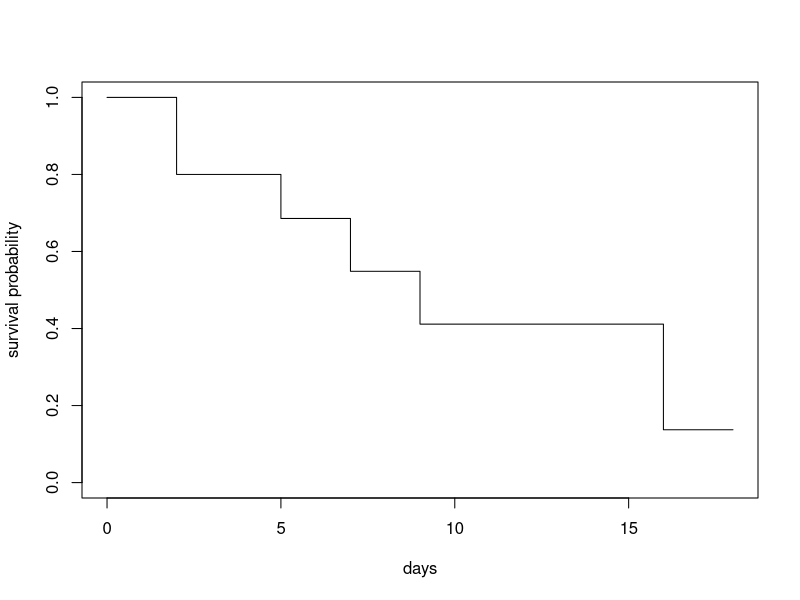

Generate this figure with R: (Note: this script raises an error after producing the figure.)
# Pete Nelson, PhD
# Dept of Water Resources
# lifted w mods 18 April 2023
# from https://statsandr.com/blog/what-is-survival-analysis/
# goal: intro to survival analysis

# simple example -----
# create dataset
dat <- data.frame(
  time = c(3, 5, 7, 2, 18, 16, 2, 9, 16, 5),
  event = c(0, 1, 1, 1, 0, 1, 1, 1, 1, 0)
)

# subject identifies the individuals in the study
# time is the time to event in days
# event is the event status where 0 = censored (eg individual fish survives beyond the study period, sheds the tag or otherwise becomes unavailable) and 1 = event happened (ie individual died and you recovered the tag)

# run Kaplan-Meier estimator with the survfit() and Surv() functions
library(survival)
km <- survfit(Surv(time, event) ~ 1, data = dat)
summary(km)
plot(km,
     xlab = "days",
     ylab = "survival probability",
     conf.int = FALSE)

# alt set of functions
library(survminer)
ggsurvplot(km,
           conf.int = FALSE,
           legend = "none")
# add median survival to the plot
ggsurvplot(km,
           conf.int = FALSE,
           surv.median.line = "hv",
           legend = "none") +
  labs(title = "Delta smelt survival",
       x = "days",
       y = "survival probabilty")

# bigger dataset -----
library(KMsurv)
data(tongue)
library(tidyverse)

# type is tumor DNA profile (1 = aneuploid tumor, 2 = diploid tumor)
# time is time to death or on-study time (in weeks)
# delta is the death indicator (0 = alive, 1 = dead)

anaploid <- tongue %>% filter(type == "1") 
  
fit <- survfit(Surv(time, delta) ~ 1,
          data = anaploid,
          conf.type = "log-log")
fit
ggsurvplot(fit,
           surv.median.line = "hv",
           legend = "none") +
  labs(title = "patient survival",
       x = "time (weeks)",
       y = "survival probability")

# comparing 2 groups -----
dat <- data.frame(
  group = c(rep(1, 6), rep(2, 6)),
  time = c(4.1, 7.8, 10, 10, 12.3, 17.2, 9.7, 10, 11.1, 13.1, 19.7, 24.1),
  event = c(1, 0, 1, 1, 0, 1, 1, 1, 0, 0, 1, 0))

# group tells you which group the fish belongs to
# time is the time to death
# event is the event status (0 = censored, 1 = death)...realizing after the fact that either you catch a fish or you don't and censored 'subjects' probably aren't a factor in this study!

dat

## basic comparison ----
survdiff(Surv(time, event) ~ group,
         data = dat) 
# no difference btwn groups

## alternatively ----
fit <- survfit(Surv(time, event) ~ group,
               data = dat)
ggsurvplot(fit,
           pval = T,
           pval.method = T) +
  labs(title = "Delta smelt survival",
       x = "days", y = "suvival probability")
